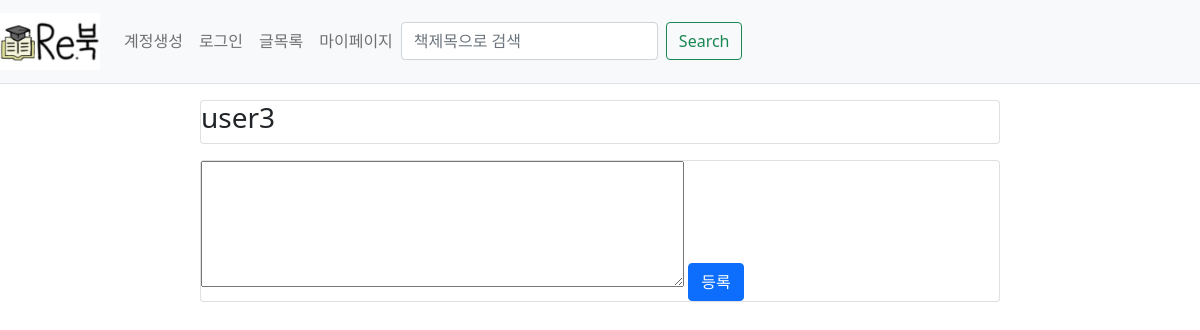
/mypage/reply/11, run on an earlier commit of the app's database.
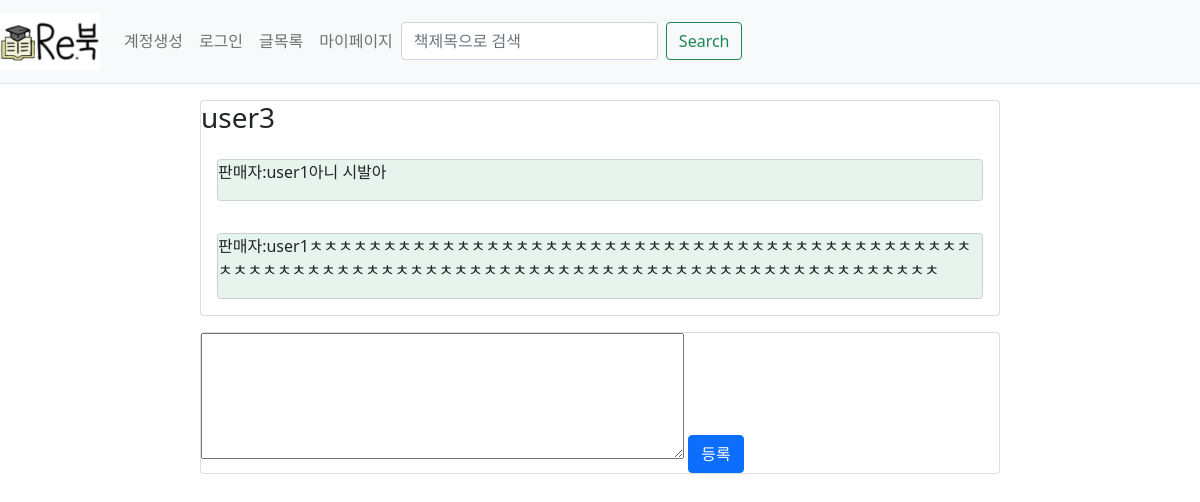
And on a later commit of the database.
### webproject/models.py (models this page shows)
class Reply(db.Model): #댓글
    id = db.Column(db.Integer, primary_key=True)
    post_id = db.Column(db.Integer, db.ForeignKey('post.id', ondelete='CASCADE'))
    post = db.relationship('Post',backref=db.backref('reply_set')) # Post.reply_set 하면 답글에 접근 가능
    content = db.Column(db.Text(),nullable=False)
    create_date = db.Column(db.DateTime(), nullable=False)
    user_id = db.Column(db.Integer, db.ForeignKey('user.id', ondelete='CASCADE'), nullable=False)
    user = db.relationship('User', backref=db.backref('reply_set'))

class Re_reply(db.Model): #댓글
    id = db.Column(db.Integer, primary_key=True)
    reply_id = db.Column(db.Integer, db.ForeignKey('reply.id', ondelete='CASCADE'))
    reply = db.relationship('Reply',backref=db.backref('re_reply_set')) # Post.reply_set 하면 답글에 접근 가능
    content = db.Column(db.Text(),nullable=False)
    create_date = db.Column(db.DateTime(), nullable=False)
    user_id = db.Column(db.Integer, db.ForeignKey('user.id', ondelete='CASCADE'), nullable=False)
    user = db.relationship('User', backref=db.backref('re_reply_set'))

class User(db.Model):
    id = db.Column(db.Integer, primary_key =True)
    username = db.Column(db.String(150), unique=True, nullable=False)
    password = db.Column(db.String(200), nullable=False)
    email = db.Column(db.String(120), unique=True, nullable=False)

### webproject/views/mypage_views.py (the view)
@bp.route('/reply/<int:reply_id>')
def reply(reply_id):
    reply=Reply.query.get(reply_id)
    return render_template('mypage/mypage_reply.html', reply=reply)

### webproject/views/auth_views.py (called while the page is built)
@bp.before_app_request
def load_logged_in_user():
    user_id=session.get('user_id')
    if user_id is None:
        g.user = None
    else:
        g.user = User.query.get(user_id)

@bp.before_app_request
def load_logged_in_user():
    user_id=session.get('user_id')
    if user_id is None:
        g.user = None
    else:
        g.user = User.query.get(user_id)

### webproject/templates/mypage/mypage_reply.html
{% extends 'base.html' %}
{% block content%}
<div class="d-flex justify-content-center" >
    <div class="card mt-3" style="width:50em; " >
    <h3>{{reply.content}}</h3>
    {%for re_reply in reply.re_reply_set %}
        <div class="card-body">
            {%if re_reply.reply.post.user.username == re_reply.user.username %}
            <div class="card bg-success" style="--bs-bg-opacity: .1">
            <p>판매자:{{re_reply.user.username}}{{re_reply.content}}</p>
            </div>
            {% else %}
            <div class="card bg-info" style="--bs-bg-opacity: .1">
            <p>구매자:{{re_reply.user.username}}{{re_reply.content}}</p>
            </div>
            {%endif%}
        </div>
    {%endfor%}
    </div>
</div>
<div class="d-flex justify-content-center" >
  <div class="card mt-3 " style="width:50em; " >
    <form action="{{url_for('mypage.create',reply_id=reply.id)}}" method="post">
            <textarea name="content" id="content" rows="5" cols="50em" required></textarea>
            <button class="btn btn-primary" type="submit">등록</button>
    </form>
    </div>
</div>
{% endblock %}

### webproject/templates/base.html (shortened to what this page needs)
<!doctype html>
<html lang="kor">
<head>
    <link rel="stylesheet" href="{{ url_for('static',filename='bootstrap.min.css') }}">
    <link rel="stylesheet" href="{{ url_for('static', filename='style.css') }}">
</head>
<body>
<nav class="navbar navbar-expand-lg navbar-light bg-light border-bottom">
    <a class="navbar-brand" href="{{url_for('main.index')}}"><img src="{{url_for('static',filename='logo.jpg')}}" alt="re 북" width="100px"></a>
    <div class="collapse navbar-collapse flex-grow-0" id="navbarNav">
        {% if g.user %}
        <ul class="navbar-nav">
            <li class="nav-item">
                <a class="nav-link" href="{{ url_for('auth.logout') }}">{{ g.user.username }} (로그아웃)</a>
            </li>
        </ul>
        {% else %}
        <ul class="navbar-nav">
            <li class="nav-item">
                <a class="nav-link" href="{{url_for('auth.signup')}}">계정생성</a>
            </li>
            <li class="nav-item">
                <a class="nav-link" href="{{url_for('auth.login')}}">로그인</a>
            </li>
        </ul>
        {% endif %}
        <ul class="navbar-nav">
            <li class="nav-item">
                <a class="nav-link" href="/post">글목록</a>
            </li>
            <li class="nav-item">
                <a class="nav-link" href="/mypage/list">마이페이지</a>
            </li>
        </ul>
    </div>
    <form class="d-flex" role="search" method="get" action="{{url_for('post.search')}}">
        <input class="form-control me-2" type="search" placeholder="책제목으로 검색" aria-label="Search" name="bookname">
        <button class="btn btn-outline-success" type="submit">Search</button>
    </form>
</nav>
{% block content %}{% endblock %}
</body>
</html>

What changed in the data, as far as the page shows it:
added Re_reply: user.username "user1", content "아니 시발아"
added Re_reply: user.username "user1", content "ㅊㅊㅊㅊㅊㅊㅊㅊㅊㅊㅊㅊㅊㅊㅊㅊㅊㅊㅊㅊㅊㅊㅊㅊㅊㅊㅊㅊㅊㅊㅊㅊㅊㅊㅊㅊㅊㅊㅊㅊㅊㅊㅊㅊㅊㅊㅊㅊㅊㅊㅊㅊㅊㅊㅊㅊㅊㅊㅊㅊㅊㅊㅊㅊㅊㅊㅊㅊㅊㅊㅊㅊㅊㅊㅊㅊㅊㅊㅊㅊㅊㅊㅊㅊㅊㅊㅊㅊㅊㅊㅊㅊㅊㅊ"
